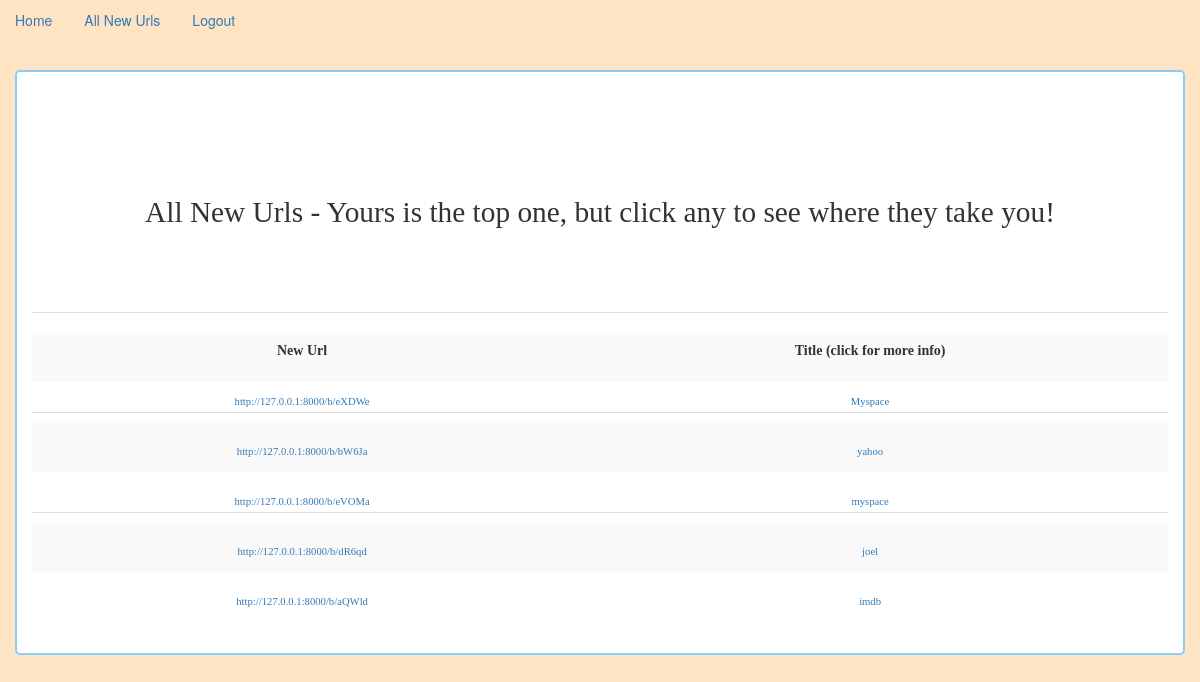
Page /list/ (signed in) on the earlier database version.
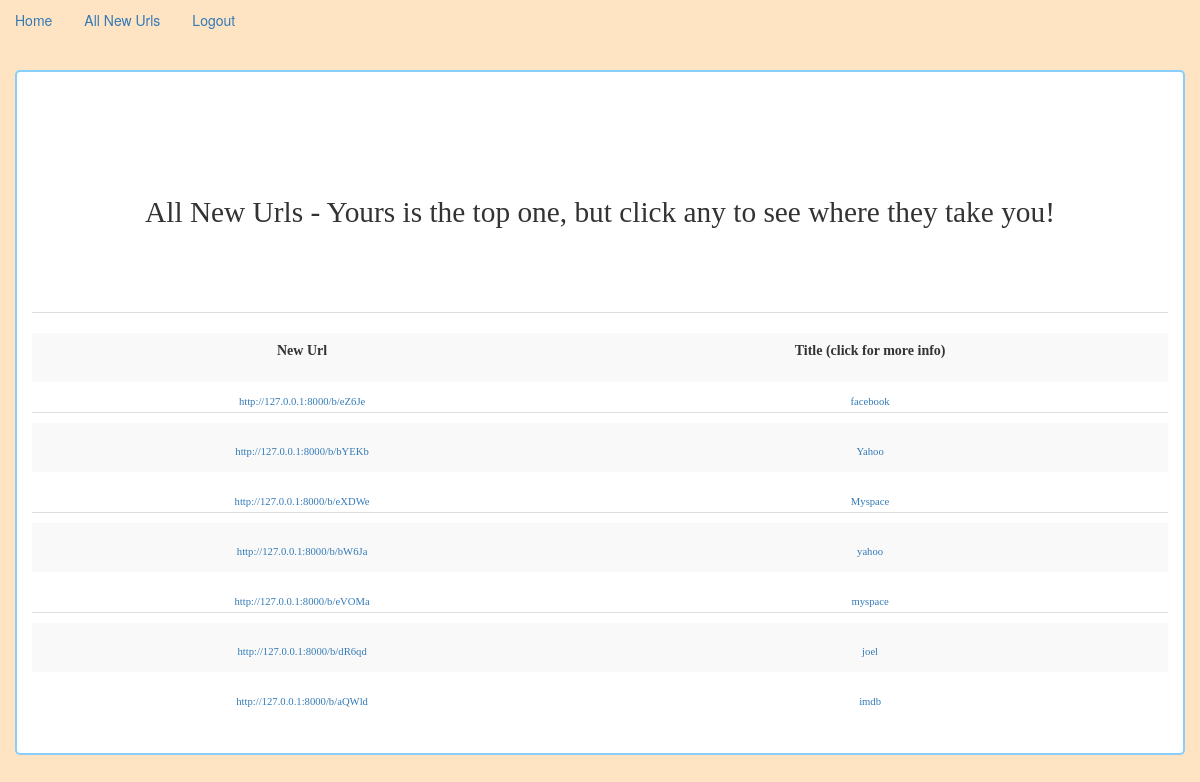
Same page on the later database version.
### url_app/models.py (models this page shows, shortened)
class Bookmark(models.Model):
    original_url = models.URLField()
    title = models.CharField(max_length=30)
    description = models.CharField(max_length=100)
    shortened_url = models.CharField(max_length=100)
    timestamp = models.DateTimeField(auto_now_add=True)
    user = models.ForeignKey(User)
    class Meta:
        ordering = ['-timestamp']

### url_app/views.py (the view)
# urls.py: url(r'^list/', BookmarkListView.as_view(), name="bookmark_list_view"),
class BookmarkListView(ListView):
    model = Bookmark
    def get_queryset(self):
        return Bookmark.objects.filter(user=self.request.user)

### templates/url_app/bookmark_list.html (shortened to what this page needs)
{% extends 'base.html' %}
{% block content %}
    <br><br>
<h5 class="list-title">All New Urls - Yours is the top one, but click any to see where they take you!</h5>
    <br><br>
<table class="table table-striped">
<th>New Url</th><th>Title (click for more info)</th>
{% for url in object_list %}
    <tr>
        <td><a href="{% url 'redirect' url.shortened_url %}">http://127.0.0.1:8000/b/{{ url.shortened_url }}</a></td>
        <td><a href="{% url 'detail_view' url.id %}">{{ url.title }}</a> </td>
    </tr>
{% endfor %}
</table>
{% endblock %}

Differences in the rows shown:
added Bookmark: shortened_url "eZ6Je", title "facebook"
added Bookmark: shortened_url "bYEKb", title "Yahoo"
